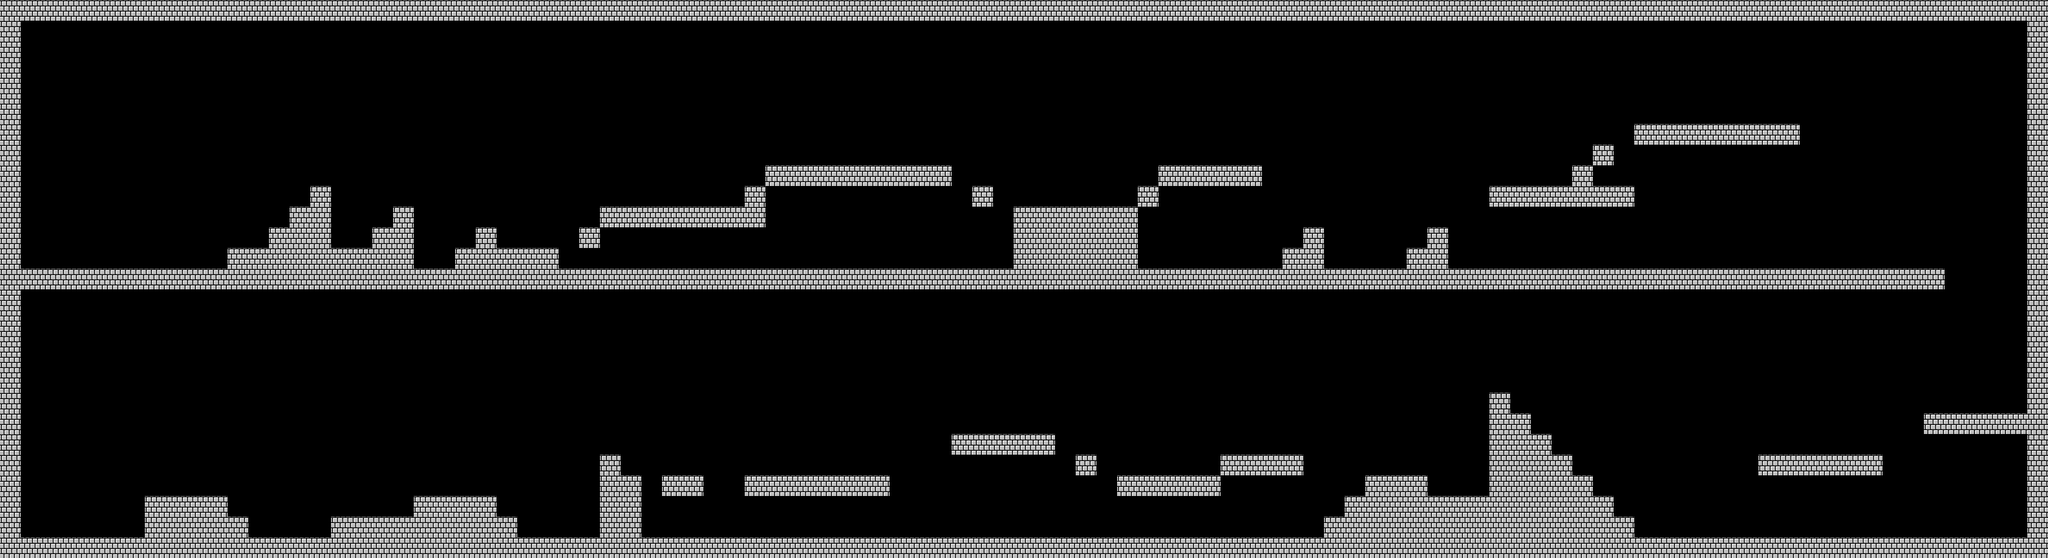

The image is a tile-based game level rendered from a .tmx file. Its description and source (layers, tilesets, objects; grid data summarised) follow:
An orthogonal 99x27 tile map with 32x32 px tiles, 1 tile layer (l3) and 106 objects (58x solid, 28x Spikes, 5x Coin, 5x EasyEnemy, 4x FireBall, ...).

<map version="1.0" orientation="orthogonal" renderorder="right-down" width="99" height="27" tilewidth="32" tileheight="32" nextobjectid="377">
 <tileset firstgid="1" name="poziom3" tilewidth="32" tileheight="32">
  <image source="res/map/png/poziom3.png" width="2568" height="288" />
 </tileset>
 <layer name="l3" width="99" height="27">
  <data>[2673 cells, 542 non-empty, 5 distinct tile ids]</data>
 </layer>
 <objectgroup name="Слой объектов 1">
  <object id="8" name="solid" x="35.333" y="2.667" width="3134" height="28" />
  <object id="74" name="solid" x="222.333" y="768.67" width="127" height="79" />
  <object id="75" name="solid" x="511.333" y="801.67" width="256" height="52" />
  <object id="76" name="solid" x="639.333" y="769.67" width="126" height="77" />
  <object id="77" name="solid" x="926.33" y="705.67" width="31" height="152" />
  <object id="78" name="solid" x="955.33" y="738.67" width="34" height="109" />
  <object id="79" name="solid" x="1150.33" y="736.67" width="226" height="32" />
  <object id="80" name="solid" x="1470.33" y="672.67" width="161" height="32" />
  <object id="81" name="solid" x="1728.33" y="737.67" width="157" height="30" />
  <object id="82" name="solid" x="2112.33" y="738.67" width="94" height="121" />
  <object id="83" name="solid" x="2303.33" y="608.667" width="32" height="242" />
  <object id="87" name="solid" x="2334.33" y="642.667" width="31" height="209" />
  <object id="88" name="solid" x="2363.33" y="673.67" width="34" height="178" />
  <object id="90" name="solid" x="2393.33" y="706.67" width="36" height="136" />
  <object id="91" name="solid" x="2426.33" y="737.67" width="36" height="112" />
  <object id="92" name="solid" x="2458.33" y="767.67" width="35" height="79" />
  <object id="93" name="solid" x="2486.33" y="803.67" width="40" height="35" />
  <object id="94" name="solid" x="2717.33" y="705.67" width="194" height="31" />
  <object id="95" name="solid" x="2976.33" y="640.667" width="168" height="32" />
  <object id="97" name="solid" x="31.333" y="416.667" width="2974" height="31" />
  <object id="98" name="solid" x="351.333" y="384.667" width="160" height="37" />
  <object id="99" name="solid" x="414.333" y="354.667" width="98" height="46" />
  <object id="100" name="solid" x="446.333" y="322.667" width="64" height="39" />
  <object id="101" name="solid" x="480.333" y="288.667" width="29" height="46" />
  <object id="102" name="solid" x="606.333" y="320.667" width="32" height="107" />
  <object id="104" name="solid" x="734.33" y="352.667" width="31" height="77" />
  <object id="106" name="solid" x="756.33" y="387.667" width="105" height="42" />
  <object id="107" name="solid" x="927.33" y="322.667" width="257" height="30" />
  <object id="108" name="solid" x="1185.33" y="257.667" width="289" height="31" />
  <object id="110" name="solid" x="1567.33" y="320.667" width="192" height="122" />
  <object id="111" name="solid" x="1791.33" y="256.667" width="162" height="30" />
  <object id="112" name="solid" x="2014.33" y="352.667" width="33" height="72" />
  <object id="113" name="solid" x="2207.33" y="352.667" width="32" height="69" />
  <object id="114" name="solid" x="2303.33" y="289.667" width="225" height="29" />
  <object id="115" name="solid" x="2526.33" y="193.667" width="257" height="30" />
  <object id="122" name="NextLevel" x="52.333" y="676.67" width="146" height="146" />
  <object id="123" name="solid" x="1887.83" y="706.67" width="126" height="27" />
  <object id="124" name="solid" x="2201.33" y="770.67" width="120" height="90" />
  <object id="125" name="solid" x="1661.83" y="704.67" width="33" height="33" />
  <object id="126" name="solid" x="1023.33" y="736.67" width="65" height="30" />
  <object id="127" name="solid" x="756.33" y="803.17" width="41" height="56" />
  <object id="128" name="solid" x="347.833" y="800.17" width="34" height="50" />
  <object id="129" name="solid" x="162.333" y="832.17" width="2974" height="31" />
  <object id="135" name="solid" x="2048.83" y="802.67" width="33" height="30" />
  <object id="138" name="solid" x="2079.33" y="768.17" width="31" height="90" />
  <object id="139" name="solid" x="513.333" y="387.167" width="94" height="55" />
  <object id="140" name="solid" x="575.333" y="353.167" width="42" height="33" />
  <object id="143" name="solid" x="2462.83" y="223.167" width="33" height="33" />
  <object id="284" name="solid" x="32" y="834" width="162" height="28" />
  <object id="288" name="solid" x="-8" y="-9" width="39" height="877" />
  <object id="293" name="solid" x="3137" y="0" width="29" height="863" />
  <object id="307" name="player" x="61.1667" y="376.5" width="35" height="37" />
  <object id="308" name="Coin" x="522" y="343" width="44" height="40" />
  <object id="309" name="FireBall" x="1482" y="69.6667" width="133" height="133" />
  <object id="310" name="BlueBall" x="511.333" y="32.6667" width="110" height="107" />
  <object id="311" name="Spikes" x="498.333" y="271.333" width="12" height="16" />
  <object id="312" name="EasyEnemy" x="653.667" y="367.667" width="41" height="48" />
  <object id="314" name="Spikes" x="626" y="302.667" width="12" height="16" />
  <object id="316" name="Coin" x="2636" y="150.667" width="44" height="40" />
  <object id="317" name="Coin" x="3087.33" y="788.667" width="44" height="40" />
  <object id="318" name="Coin" x="2255.33" y="725.333" width="44" height="40" />
  <object id="319" name="Coin" x="676" y="725.333" width="44" height="40" />
  <object id="322" name="EasyEnemy" x="2783.5" y="782" width="41" height="48" />
  <object id="323" name="EasyEnemy" x="420.167" y="781.333" width="41" height="48" />
  <object id="324" name="Spikes" x="1035.33" y="303.333" width="12" height="16" />
  <object id="325" name="Spikes" x="1267.33" y="240" width="12" height="16" />
  <object id="326" name="Spikes" x="1631.33" y="302.667" width="12" height="16" />
  <object id="327" name="Spikes" x="1868.67" y="238.667" width="12" height="16" />
  <object id="328" name="Spikes" x="2035.33" y="334.667" width="12" height="16" />
  <object id="332" name="Spikes" x="2992.33" y="399" width="12" height="16" />
  <object id="334" name="Spikes" x="1662.67" y="686.667" width="12" height="16" />
  <object id="335" name="Spikes" x="1151.33" y="718.667" width="12" height="16" />
  <object id="336" name="Spikes" x="1364.67" y="718.667" width="12" height="16" />
  <object id="337" name="EasyEnemy" x="1242.83" y="686.667" width="41" height="48" />
  <object id="338" name="BlueBall" x="2079.67" y="98.5" width="110" height="107" />
  <object id="339" name="FireBall" x="2541.5" y="52.1667" width="133" height="133" />
  <object id="340" name="FireBall" x="2593.5" y="484.833" width="133" height="133" />
  <object id="342" name="FireBall" x="1643.5" y="500.833" width="133" height="133" />
  <object id="343" name="BlueBall" x="807" y="517.167" width="110" height="107" />
  <object id="344" name="BlueBall" x="513.001" y="525.167" width="110" height="107" />
  <object id="345" name="Spikes" x="1049.33" y="303.333" width="12" height="16" />
  <object id="346" name="Spikes" x="1281.33" y="240" width="12" height="16" />
  <object id="347" name="Spikes" x="1461.33" y="239.333" width="12" height="16" />
  <object id="348" name="EasyEnemy" x="2668.17" y="366.667" width="41" height="48" />
  <object id="349" name="Spikes" x="2353.67" y="272" width="12" height="16" />
  <object id="350" name="Spikes" x="2367.67" y="272" width="12" height="16" />
  <object id="351" name="Spikes" x="2738.33" y="688.667" width="12" height="16" />
  <object id="352" name="Spikes" x="2752.33" y="688.667" width="12" height="16" />
  <object id="353" name="Spikes" x="1371.83" y="240.667" width="12" height="16" />
  <object id="354" name="Spikes" x="1385.83" y="240.667" width="12" height="16" />
  </objectgroup>
</map>
<!-- 16 of 106 objects omitted -->